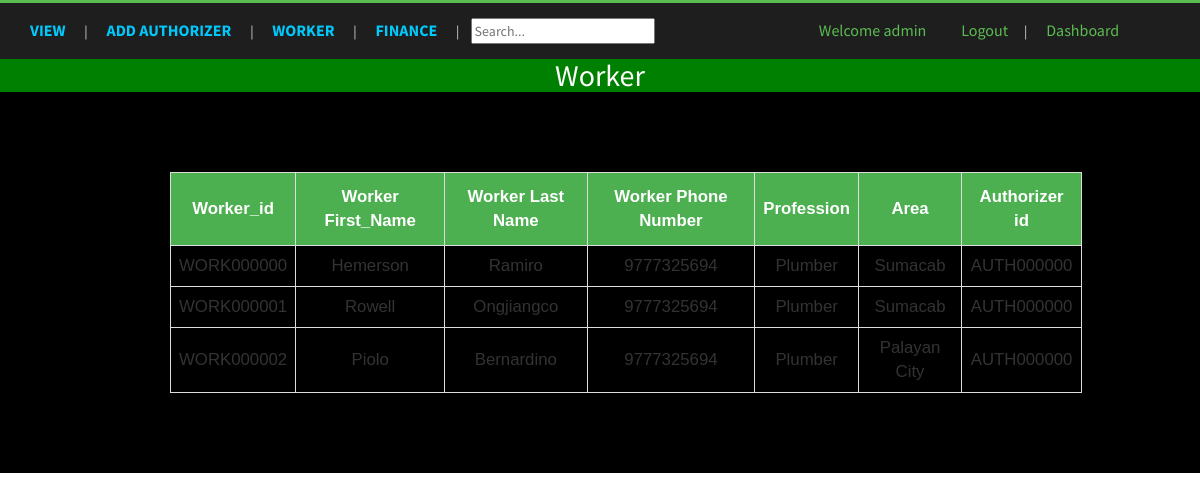
Screenshot of /admin/adminworkcheck.php (signed in) with the database file from the repository.
### tables this page shows
CREATE TABLE `worker` (
  `id` varchar(10) NOT NULL,
  `firstname` varchar(15) NOT NULL,
  `lastname` varchar(20) NOT NULL,
  `username` varchar(50) NOT NULL,
  `password` varchar(255) NOT NULL,
  `phone` bigint(10) NOT NULL,
  `profession` varchar(20) NOT NULL,
  `authid` varchar(10) DEFAULT NULL,
  `adminuser` varchar(20) DEFAULT NULL,
  `location` varchar(45) DEFAULT NULL,
  `area` varchar(20) DEFAULT NULL,
  `email` varchar(45) NOT NULL
);

### admin/adminworkcheck.php (the view, shortened to what this page needs)
<?php include '../dbconn.php';
include '../include/warning.php';
?>
<!DOCTYPE html>
<html>
<head>
    <link href="../css/bootstrap.css" rel='stylesheet' type='text/css' />
    <link href="../css/style_test.css" rel="stylesheet" type="text/css" media="all" />
    <link href="../css/animate.css" rel='stylesheet' type='text/css' />
</head>
<body>
    <div class="header">
        <div class="menu-bar">
            <div class="container">
                <div class="top-menu">
                    <ul>
                        <li>
                            <div class="dropdown">
                                <a class="active">View</a>
                            </div>
                        </li>
                        |
                        <li>
                            <a href="add_auth.php">ADD AUTHORIZER</a>
                        </li>
                        |
                        <li>
                            <div class="dropdown">
                                <a class="active">Worker</a>
                            </div>
                        </li>
                        |
                        <li><a class="active" href="finance.php">Finance</a></li>
                        |
                        &nbsp;&nbsp;
                        <input type="text" id="searchInput" placeholder="Search..." style="color:black;"
                            onforminput="searchDatabase();">
                    </ul>
                </div>
                <div class="login-section">
                    <ul>
                        <li><a class="active" href="#">Welcome
                                <?php echo $_SESSION['sess']; ?>
                            </a></li>
                        <li><a class="active" href="adminlogout.php">Logout</a></li>|
                        <li><a class="active" href="dashboard.php">Dashboard</a></li>
                    </ul>
                </div>
            </div>
        </div>
        <div class="bar">
            <h2 style="background-color: green; text-align: center; color:#fff;">Worker</h2>
        </div>
        <div class="main">
            <div class="container">
                <div class="wow fadeInDownBig" data-wow-delay="0.4s">
                    <table id="customers1" style="width:80%;" class="table-responsive">
                        <br>
                        <tr>
                            <th>Worker_id</th>
                            <th>Worker First_Name</th>
                            <th> Worker Last Name</th>
                            <th> Worker Phone Number</th>
                            <th>Profession</th>
                            <th>Area</th>
                            <th>Authorizer id</th>
                        </tr>
                        <?php
                        $query = mysqli_query($conn, "select * from worker");
                        if (mysqli_num_rows($query) > 0) {
                            while ($row = mysqli_fetch_array($query)) {
                                echo "<tr>";
                                echo "<td>" . $row[0] . "</td>";
                                echo "<td>" . $row[1] . "</td>";
                                echo "<td>" . $row[2] . "</td>";
                                echo "<td>" . $row[5] . "</td>";
                                echo "<td>" . $row[6] . "</td>";
                                echo "<td>" . $row[10] . "</td>";
                                echo "<td>" . $row[7] . "</td>";
                                echo "</tr>";
                            }
                        } else {
                            echo "<tr>";
                            echo "<td colspan='7'>No data</td>";
                            echo "</tr>";
                        }
                        ?>
                    </table>
                    <br><br><br><br>
                </div>
            </div>
        </div>
    </div>
</body>
</html>

### css/style_test.css (style rules this page uses)
body { padding:0; margin:0; font-family: 'Source Sans Pro', sans-serif; }
.active { color:#5BBD50; }
h1,h2,h3,h4,h5,h6 { margin:0; }
ul { margin:0; padding:0; }
table { text-align: center; }
.header { border-top: 3px solid #5BBD50; background-color: #000000; }
.top-menu { float:left; color:#D9D9D9; }
.login-section { float:right; color:#D9D9D9; }
.top-menu ul li { display:inline-block; margin: 0 16px; }
.top-menu ul li:first-child { margin-left: 0; }
.top-menu ul li a { text-decoration:none; margin:0.5em 0; display:block; color: #00cafc; font-size:16px; font-weight:700; text-transform:uppercase; }
.login-section ul li { display:inline-block; margin: 0 16px; }
.login-section ul li a { margin:0.5em 0; display:block; color: #00cafc; font-size:16px; font-weight:500; }
.login-section ul li a.active { color:#5BBD50; }
.menu-bar { background:#1e1e1f; padding:0.6em 0; }
.main { margin-top: 60px; }
#customers1 { font-family: "Trebuchet MS", Arial, Helvetica, sans-serif; border-collapse: collapse; width: 100%; text-align: center; margin-left: 10em; }
#customers1 td, #customers1 th { border: 1px solid #ddd; padding: 8px; font-size: 1.2em; }
#customers1 th { padding-top: 12px; padding-bottom: 12px; text-align: center; background-color: #4CAF50; color: white; font-size: 1.2em; }
.dropdown { position: relative; display: inline-block; }
* { box-sizing: border-box; }
.active, .demo:hover { opacity: 1; }

### rows the page displays
worker: id "WORK000000", firstname "Hemerson", lastname "Ramiro", phone "9777325694", profession "Plumber", area "Sumacab", authid "AUTH000000"
worker: id "WORK000001", firstname "Rowell", lastname "Ongjiangco", phone "9777325694", profession "Plumber", area "Sumacab", authid "AUTH000000"
worker: id "WORK000002", firstname "Piolo", lastname "Bernardino", phone "9777325694", profession "Plumber", area "Palayan City", authid "AUTH000000"

### other values shown
$_SESSION['sess'] "admin"
